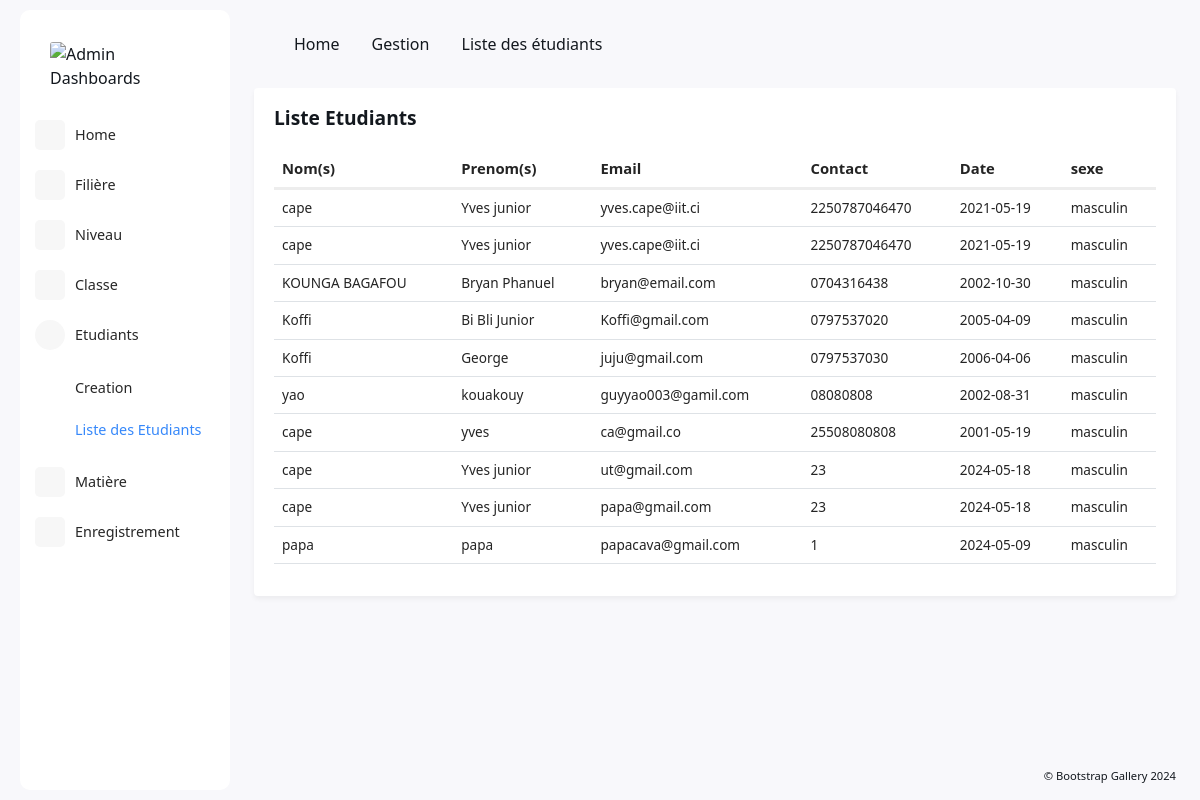
Screenshot of /liste-etudiant/ with the database file from the repository.
### gestion/models.py (models this page shows, shortened)
class Etudiant(models.Model):
    nom = models.CharField(max_length = 150)
    prenom = models.CharField(max_length = 150)
    email = models.EmailField()
    contact = models.CharField(max_length = 300)
    birth_and_place = models.CharField(max_length = 300)
    nom_pere = models.CharField(max_length = 150)
    nom_mere = models.CharField(max_length = 150)
    adresse = models.CharField(max_length = 250)
    sexe = models.CharField(max_length = 150)
    nationalite = models.CharField(max_length = 200)
    classe_associée = models.ForeignKey(Classe, related_name = 'etudiant_classe', on_delete = models.CASCADE)
    affecte = models.BooleanField(default = False)
    status = models.BooleanField(default= True)
    date_add = models.DateTimeField(auto_now_add = True)
    date_update =models.DateTimeField(auto_now = True)

### gestion/views.py (the view)
# urls.py: path('liste-etudiant/', views.etudiantlist, name='liste_etudiant'),
def etudiantlist(request):
    etudiants = Etudiant.objects.all()
    datas = {
        'etudiants': etudiants
    }
    return render(request, "liste-etudiants.html", datas)

### gestion/templates/liste-etudiants.html (shortened to what this page needs)
{% load static %}
<!doctype html>
<html lang="en">
<head>
    <link rel="stylesheet" href="{% static 'assets/css/animate.css' %}">
  <link rel="stylesheet" href="{% static 'assets/fonts/bootstrap/bootstrap-icons.css' %}">
  <link rel="stylesheet" href="{% static 'assets/css/main.min.css' %}">
  <link rel="stylesheet" href="{% static 'assets/vendor/overlay-scroll/OverlayScrollbars.min.css' %}">
    <link rel="stylesheet" href="{% static 'assets/vendor/datatables/dataTables.bs5.css' %}" />
    <link rel="stylesheet" href="{% static 'assets/vendor/datatables/dataTables.bs5-custom.css' %}" />
  </head>
  <body>
    <div class="page-wrapper">
      <nav class="sidebar-wrapper">
        <div class="sidebar-brand">
          <a href="{% url 'dashboards-directeur-des-etudes' %}" class="logo">
          <img src="{% static 'assets/images/logo.svg' %}" alt="Admin Dashboards" />
          </a>
        </div>
        <div class="sidebar-menu">
        <div class="sidebarMenuScroll">
          <ul>
            <li >
              <a href="{% url 'dashboards-directeur-des-etudes' %}">
                <i class="bi bi-house"></i>
                <span class="menu-text">Home</span>
              </a>
            </li>
            <li class="sidebar-dropdown">
              <a href="#">
                <i class="bi bi-handbag"></i>
                <span class="menu-text">Filière</span>
              </a>
            </li>
            <li class="sidebar-dropdown">
              <a href="#">
                <i class="bi bi-gem"></i>
                <span class="menu-text">Niveau</span>
              </a>
            </li>
            <li class="sidebar-dropdown">
              <a href="#">
                <i class="bi bi-collection"></i>
                <span class="menu-text">Classe</span>
              </a>
            </li>
            <li class="sidebar-dropdown active">
              <a href="#">
                <i class="bi bi-collection"></i>
                <span class="menu-text">Etudiants</span>
              </a>
              <div class="sidebar-submenu">
                <ul>
                  <li>
                    <a href="{% url 'creation-etudiant' %}">Creation</a>
                  </li>
                  <li class="active-page-link">
                    <a href="{% url 'liste_etudiant' %}">Liste des Etudiants</a>
                  </li>
                </ul>
              </div>
            </li>
            <li class="sidebar-dropdown">
                            <a href="#">
                                <i class="bi bi-collection"></i>
                                <span class="menu-text">Matière</span>
                            </a>
                        </li>
                        <li class="sidebar-dropdown">
                            <a href="#">
                                <i class="bi bi-collection"></i>
                                <span class="menu-text">Enregistrement</span>
                            </a>
                        </li>
          </ul>
        </div>
      </div>
      </nav>
      <div class="main-container">
        <div class="page-header">
          <ol class="breadcrumb d-lg-flex d-none">
            <li class="breadcrumb-item">
              <i class="bi bi-house"></i>
              <a href="{% url 'dashboards-directeur-des-etudes' %}">Home</a>
            </li>
            <li class="breadcrumb-item">Gestion</li>
            <li class="breadcrumb-item breadcrumb-active" aria-current="page">Liste des étudiants</li>
          </ol>
        </div>
        <div class="content-wrapper-scroll">
          <div class="content-wrapper">
            <div class="row">
              <div class="col-sm-12 col-12">
                <div class="card">
                  <div class="card-header">
                    <div class="card-title">Liste Etudiants</div>
                  </div>
                  <div class="card-body">
                    <div class="table-responsive">
                      <table id="apiCallbacks" class="table custom-table">
                        <thead>
                          <tr>
                            <th>Nom(s)</th>
                            <th>Prenom(s)</th>
                            <th>Email</th>
                            <th>Contact</th>
                            <th>Date</th>
                            <th>sexe</th>
                          </tr>
                        </thead>
                        <tbody>
                        {% for etudiant in etudiants %}
                          <tr>
                            <td>{{etudiant.nom}}</td>
                            <td>{{etudiant.prenom}}</td>
                            <td>{{etudiant.email}}</td>
                            <td>{{etudiant.contact}}</td>
                            <td>{{etudiant.birth_and_place.split.0}}</td>
                            <td>{{etudiant.sexe}}</td>
                          </tr>
                          {% endfor %}
                        </tbody>
                      </table>
                    </div>
                  </div>
                </div>
              </div>
            </div>
          </div>
          <div class="app-footer">
            <span>© Bootstrap Gallery 2024</span>
          </div>
        </div>
      </div>
    </div>
  </body>
</html>

### rows the page displays
Etudiant: nom "cape", prenom "Yves junior", email "yves.cape@iit.ci", contact "2250787046470", birth_and_place.split.0 "2021-05-19", sexe "masculin"
Etudiant: nom "cape", prenom "Yves junior", email "yves.cape@iit.ci", contact "2250787046470", birth_and_place.split.0 "2021-05-19", sexe "masculin"
Etudiant: nom "KOUNGA BAGAFOU", prenom "Bryan Phanuel", email "bryan@email.com", contact "0704316438", birth_and_place.split.0 "2002-10-30", sexe "masculin"
Etudiant: nom "Koffi", prenom "Bi Bli Junior", email "Koffi@gmail.com", contact "0797537020", birth_and_place.split.0 "2005-04-09", sexe "masculin"
Etudiant: nom "Koffi", prenom "George", email "juju@gmail.com", contact "0797537030", birth_and_place.split.0 "2006-04-06", sexe "masculin"
Etudiant: nom "yao", prenom "kouakouy", email "guyyao003@gamil.com", contact "08080808", birth_and_place.split.0 "2002-08-31", sexe "masculin"
Etudiant: nom "cape", prenom "yves", email "ca@gmail.co", contact "25508080808", birth_and_place.split.0 "2001-05-19", sexe "masculin"
Etudiant: nom "cape", prenom "Yves junior", email "ut@gmail.com", contact "23", birth_and_place.split.0 "2024-05-18", sexe "masculin"
Etudiant: nom "cape", prenom "Yves junior", email "papa@gmail.com", contact "23", birth_and_place.split.0 "2024-05-18", sexe "masculin"
Etudiant: nom "papa", prenom "papa", email "papacava@gmail.com", contact "1", birth_and_place.split.0 "2024-05-09", sexe "masculin"
